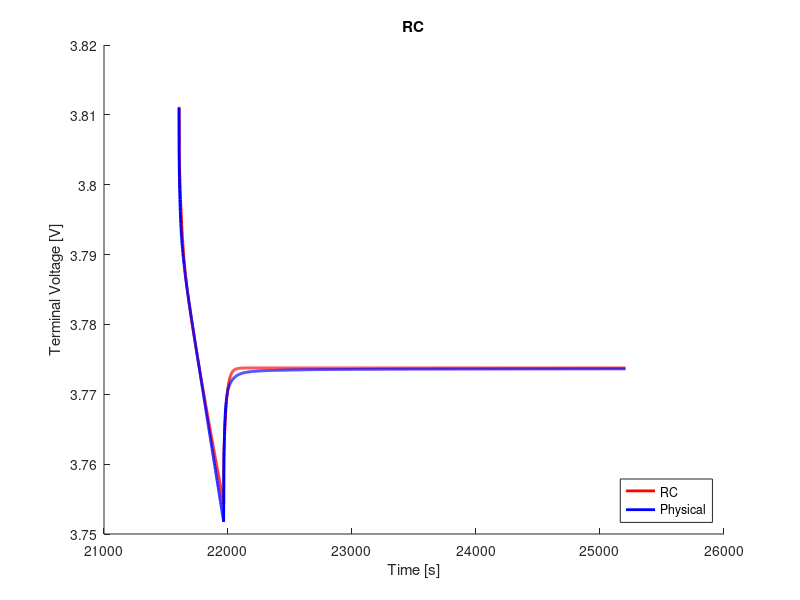

Write the MATLAB code that produced this figure.
clear;
clc;
close all;

%% load data
load('ocv_final.mat');
time_ocv = time;
load('pulse_1_c_6.mat');
load('rc1_cf_params.mat');

%% voltage limitations
v_max = 4.4;                                    % cut-over voltage
v_min = 3.0;                                    % cut-off voltage

%% resample ocv and soc
t1 = time_ocv(1);
t2 = time_ocv(end);
dt = 1;                                         % sample time
t = (t1:dt:t2) - t1;

ocv = interp1(time_ocv, ocv, t1:dt:t2);
soc = interp1(time_ocv, soc, t1:dt:t2);

s = length(time);

%% variables
Q = 16.8;
eta = 1.0;                                  % coulombic efficiency

n = 1;                                      % number of rc links
i_r = zeros(n, 1);
v_c = zeros(n, 1);
flag = 1;

%% compute soc
ind_init = interp1(soc, 1:length(soc), 0.4202, 'nearest');
v_t(1) = ocv(ind_init);
z0 = soc(ind_init);
z = z0 - dt/(Q*3600)*eta*cumsum(I(1:end));

% manual fit
p = 7;
r0 = r0_cf(p);
r1 = r1_cf(p);
% r2 = r2_cf(p);
% r3 = r3_cf(p);
c1 = c1_cf(p);
% c2 = c2_cf(p);
% c3 = c3_cf(p);

r = [r1];
c = [c1];

%% compute terminal voltage
for j = 1:n
    f(j) = exp(-dt/(r(j)*c(j)));
end
for k = 1:s-1
    if flag == 1
        i_r(:, k+1) = diag(f)*i_r(:, k) + (1-f')*I(k);
        v_c(:, k) = i_r(:, k).*r;
        ind = interp1(soc, 1:length(soc), z(k), 'nearest');
        v_t(k+1) = ocv(ind) - sum(v_c(:, k)) - I(k).*r0;
        if v_t(k) < v_min
            fprintf('Reached lower voltage limit.');
            flag = 0;
        end
        if v_t(k) > v_max
            fprintf('Reached upper voltage limit.');
            flag = 0;
        end 
    end
end

%% compute rms error
v_t = reshape(v_t, size(V_batt_time));
rmse = 1000*sqrt(mean((V_batt_time - v_t).^2))     % [mV]

%% plot
figure(1);
hold on;
plot(time, v_t, 'r', 'LineWidth', 2)
hold on;
plot(time, V_batt_time, 'b', 'LineWidth', 2)
xlabel('Time [s]')
ylabel('Terminal Voltage [V]')
title('RC')
legend('RC', 'Physical', 'location', 'southeast')
